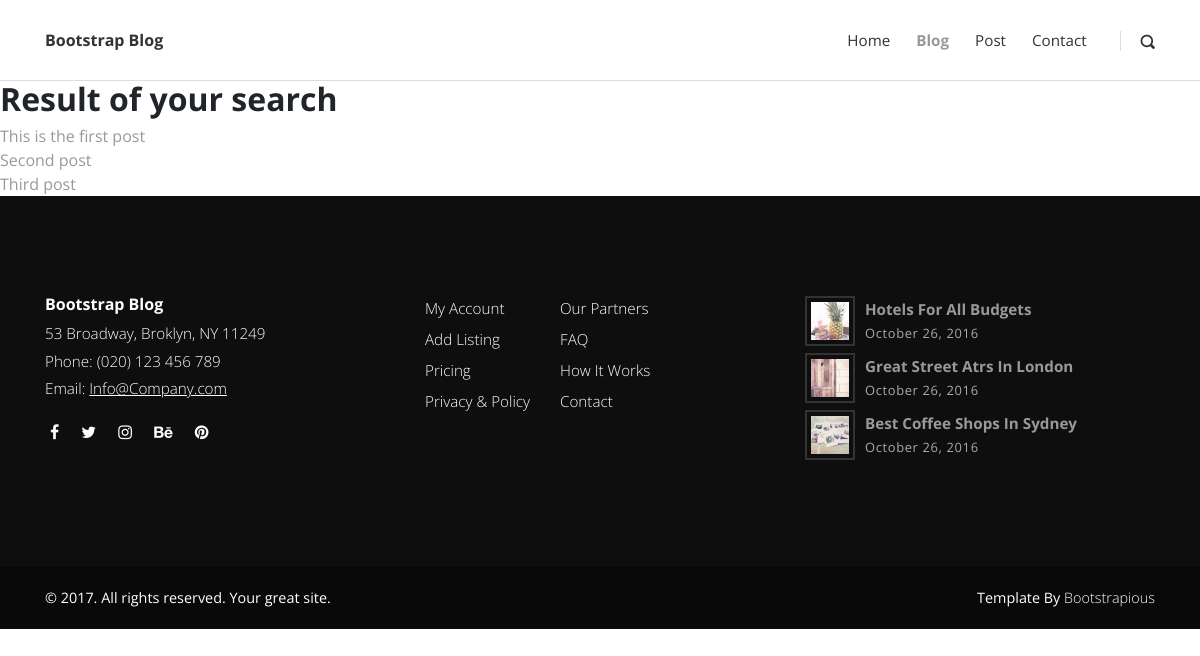
The app's page /search/ with its own data.
### posts/models.py (models this page shows, shortened)
class Post(models.Model):
    title = models.CharField(max_length=255)
    overview = models.TextField()
    timestamp = models.DateTimeField(auto_now_add=True)
    comment_count = models.IntegerField(default=0)
    view_count = models.IntegerField(default=0)
    author = models.ForeignKey(Author, on_delete=models.CASCADE)
    thumbnail = models.ImageField()
    categories = models.ManyToManyField(Category)
    featured = models.BooleanField()
    def get_absolute_url(self):
        return reverse('post-detail', kwargs={
            'id': self.id
        })

### posts/views.py (the view)
# urls.py: path('search/', search, name='search'),
def search(request):
    queryset = Post.objects.all()
    query = request.GET.get('q')
    if query:
        queryset = queryset.filter(
            Q(title__icontains=query) |
            Q(overview__icontains=query)
        ).distinct()
    context = {
        'queryset': queryset
    }
    return render(request, 'search_result.html', context)

### templates/search_result.html
{% extends 'base.html' %}
{% load static %}
{% block content %}
    <h2>Result of your search</h2>
    {% for post in queryset %}
        <a href="{{ post.get_absolute_url }}"> {{ post.title }}</a>
        <br>
    {% endfor %}
{% endblock%}

### static/css/style.default.css (style rules this page uses)
body { overflow-x: hidden; }
a, i, span { display: inline-block; text-decoration: none; -webkit-transition: all 0.3s; transition: all 0.3s; }
h1, h2, h3, h4, h5, h6 { margin-bottom: 15px; }
body { font-family: "Open Sans", sans-serif; font-size: 1rem; font-weight: normal; line-height: 1.5; color: #212529; background-color: #fff; }
a { color: #999; text-decoration: none; }
h1, h2, h3, h4, h5, h6, .h1, .h2, .h3, .h4, .h5, .h6 { margin-bottom: 0.5rem; font-family: inherit; font-weight: 700; line-height: 1.1; color: inherit; }
h2, .h2 { font-size: 2rem; }

### records on screen
Post: title "This is the first post"
Post: title "Second post"
Post: title "Third post"
